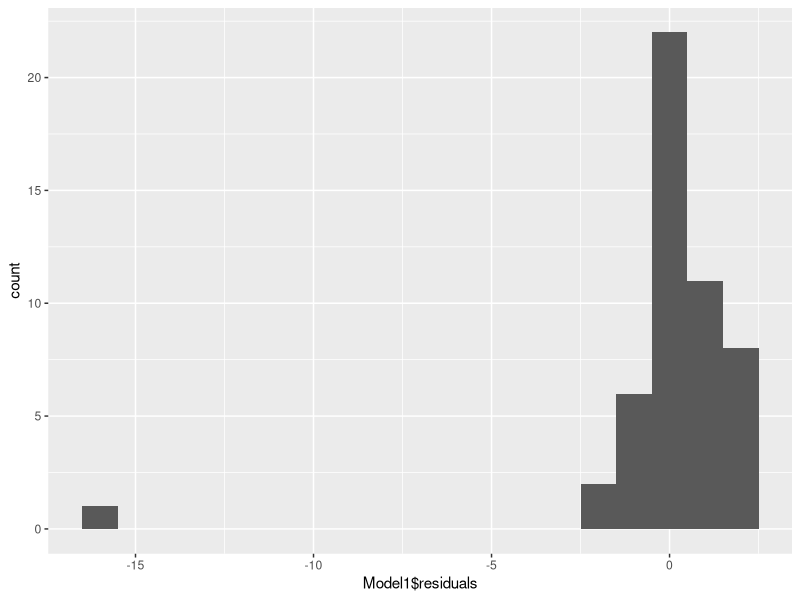
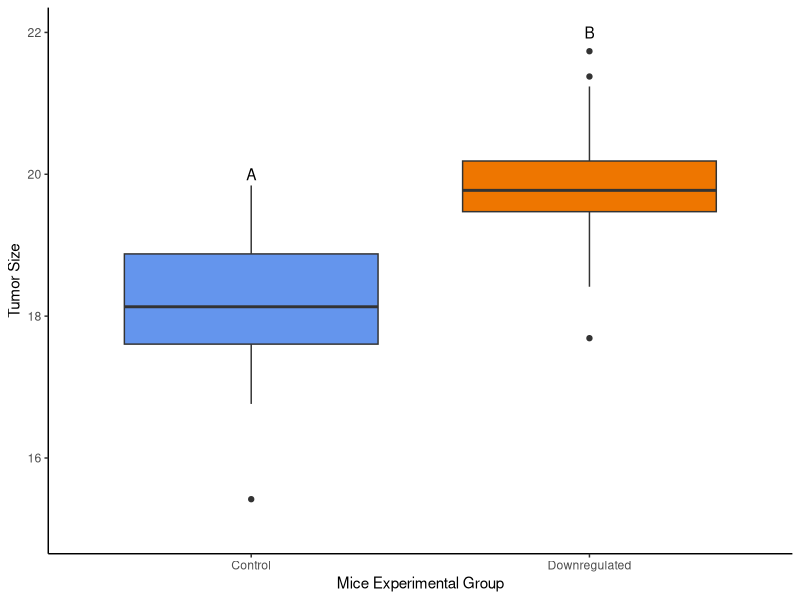

Recreate these plots in R, in order.
## ---- chunk 1
knitr::opts_chunk$set(echo = TRUE)
knitr::opts_chunk$set(eval = TRUE)
knitr::opts_chunk$set(error = TRUE)
## ---- chunk 2
firstname <- "Zakir"   # example: "Liam"
lastname <- "Alibhai"  # example: "Mueller"
username <- "zalibhai"  # example: "lomueller"   Do not include the "@ucsd.edu" part!
## ---- chunk 3
library(tidyverse)
## ---- chunk 4
WideData<-read.csv(file = "Week9Mice.csv")
MiceData<-pivot_longer(WideData, cols = 1:2, names_to = "miceGroup", values_to = "tumorSize")
head(MiceData)  
## ---- chunk 5
### This chunk of code is for grading purposes. 
### Don't change/delete this chunk of code. 
q1 <- MiceData
## ---- chunk 6
Model1<-lm(tumorSize ~ miceGroup, data = MiceData)
#MiceData2<- WideData |> mutate(delta = WideData$DownRegulated - WideData$Control)
Histogram1<-ggplot(data = Model1, mapping = aes(x = Model1$residuals)) +
  geom_histogram(binwidth = 1)
Histogram1
## ---- chunk 7
kstest_result<-ks.test(Model1$residuals,"pnorm",mean(Model1$residuals),sd(Model1$residuals))
kstest_result
## ---- chunk 8
### This chunk of code is for grading purposes. 
### Don't change/delete this chunk of code. 
q2 <- Histogram1
q3 <- kstest_result
## ---- chunk 9
#Fix the data if it needs fixing. Either way, use the data object generated here for future questions
#TransformedData<-MiceData |> mutate(tumorSize = log(MiceData$tumorSize))
which.max(cooks.distance(Model1))
#ORData<-TransformedData[-38,]
#W9Data<-ORData
W9Data<-MiceData[-38,]
W9Data
## ---- chunk 10
### This chunk of code is for grading purposes. 
### Don't change/delete this chunk of code. 
q4 <- W9Data
## ---- chunk 11
#Build your linear model in this code block
Model2<-lm(tumorSize ~ miceGroup, data = W9Data)
Histogram2<-ggplot(data = Model2, mapping = aes(x = Model2$residuals)) +
  geom_histogram(binwidth = 1)
kstest2<-ks.test(Model2$residuals,"pnorm",mean(Model2$residuals),sd(Model2$residuals))
q5 <- Model2
q5
## ---- chunk 12
q6 <- "tumorSize = 1.698(miceGroupDownregulated) + 18.102"
## ---- chunk 13
summary(Model2)
q7 <- 0.4457 #Type your answer to the left of this hashtag so it assigns q7 the correct value.
## ---- chunk 14
q8 <-t.test(W9Data$tumorSize~W9Data$miceGroup)
q8
## ---- chunk 15
plot1<-ggplot(data=W9Data,mapping=aes(x=miceGroup,y=tumorSize,fill=miceGroup)) +
  theme_classic() +
  coord_cartesian(ylim=c(15,22)) +
  scale_fill_manual(values = c("cornflowerblue", "darkorange2"))+
  xlab("Mice Experimental Group") +
  ylab("Tumor Size") +
  annotate(geom="text",x=c("Control","Downregulated"),y=c(20,22),label=c("A","B"))+
  guides(fill="none")+
  geom_boxplot()
plot1  
## ---- chunk 16
### This chunk of code is for grading purposes. 
### Don't change/delete this chunk of code. 
q9 <- plot1
